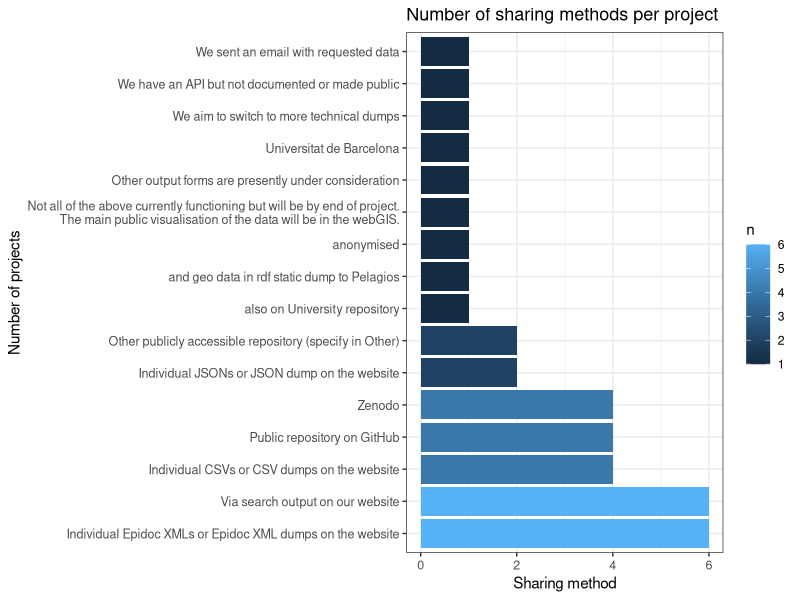
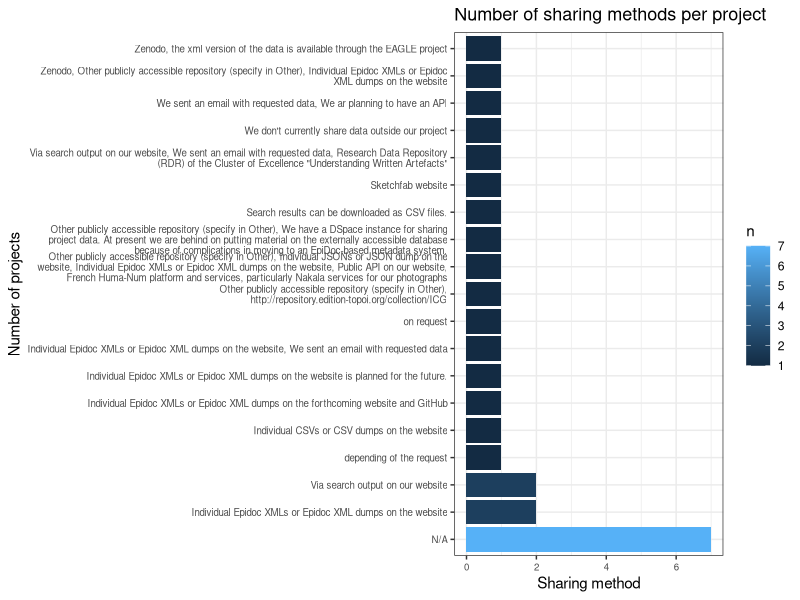

The R script that drew these images, in order:
## ---- chunk 1
knitr::opts_chunk$set(echo = FALSE)

library(tidyverse)
## ---- chunk 2
# loading data from TSV file
partners<- read_tsv("../data/01_scoping_survey_anonymised.tsv")
## ---- chunk 3
partners_language <- as.data.frame(unlist(str_split(partners$Language_clean, "; ")))
colnames(partners_language) <- c("language")

partners_language_ratio <- partners_language %>% 
  count(language, sort=T) %>% 
  mutate(ratio = round(n/(sum(n)/100),2))
partners_language_ratio
## ---- chunk 4
partners %>% 
  count(Website)
## ---- chunk 5
IT <- partners %>% 
  count(`Does you project have an IT specialist(s)?`, sort=T) %>% 
  rename(IT_spec = `Does you project have an IT specialist(s)?`) %>% 
  mutate(ratio = round(n/(sum(n)/100),2))
IT
## ---- chunk 6
format <- partners %>% 
  count(`Our projects stores epigraphic data in the following formats`, sort=T) %>% 
  rename(format = `Our projects stores epigraphic data in the following formats`) %>% 
  mutate(no_format = str_count(format, ",") + 1)
format
## ---- chunk 7
share<- partners %>% 
  count(`Do you share your data outside of your project`, sort=T) %>% 
  rename(share = `Do you share your data outside of your project`) %>% 
  mutate(ratio = round((n/(sum(n)/100)),2))
share
## ---- chunk 8
outshare<- partners %>% 
  count(`How do share your data with users outside your project`, sort=T) %>% 
  rename(share_all = `How do share your data with users outside your project`) %>% 
  mutate(share_method = str_count(share_all, "; ") + 1) 

outshare
## ---- chunk 9
sharingserv <- as.data.frame(unlist(str_split(partners$`How do share your data with users outside your project`, "; ")))
colnames(sharingserv) <- c("service")


sharing_service <- sharingserv %>% 
  count(service, sort= T) 

sharingplot<- sharing_service %>% 
  ggplot() + 
  geom_col(aes(y= reorder(service, -n), x= n, fill = n), width = 0.9) + 
  scale_y_discrete(labels = function(x) str_wrap(x, width = 75))  +
  ggtitle("Number of sharing methods per project") +
  xlab("Sharing method") + ylab("Number of projects") +
  #coord_flip() +
  theme_bw() +
  #coord_cartesian(xlim = c(0, 5)) +
  theme(axis.text = element_text(size = 9)) +
  theme(plot.title = element_text(size = 13))

sharingplot
## ---- chunk 10
policies <- partners %>% 
  mutate(policies = `Does your institution of funding body require your project to comply with any data policies (e.g., FAIR principles, data storage, data sharing, Open Science)?`) %>% 
  count(policies, sort=T) %>% 
  mutate(ratio = round((n/(sum(n)/100)),2))
policies
## ---- chunk 11
unique(na.omit(partners$`If you have answered YES in the previous question, please specify what are the policies, or provide link.`))
## ---- chunk 12
stand_term <- as.data.frame(unlist(str_split(partners$`Standardized terminologies: The project uses the following systems (check all that apply)`, ", ")))
colnames(stand_term) <- c("standard_terminologies")

stand_term_ratio<- stand_term %>% 
  count(standard_terminologies, sort= T) %>% 
  mutate(ratio = round(n/(nrow(partners)/100),2))  

stand_term_ratio
## ---- chunk 13
stand_method<- partners %>% 
  #count(`Standardized terminologies: The project uses the following systems (check all that apply)`, sort=T) %>% 
  rename(stand_all = `Standardized terminologies: The project uses the following systems (check all that apply)`) %>% 
  mutate(standard_method_no = str_count(stand_all, ", ") + 1)  %>% 
  select(standard_method_no) %>% 
  count(standard_method_no) %>% 
  mutate(ratio = round(n/(nrow(partners)/100),2))
stand_method
## ---- chunk 14
lod <- as.data.frame(unlist(str_split(partners$`Linked Open Data: The project uses the following systems (check all that apply)`, ", ")))
colnames(lod) <- c("linked_data")


lod_ratio<- lod %>% 
  count(linked_data, sort= T) %>% 
  mutate(ratio = round(n/(sum(n)/100),2)) %>% 
  mutate(ratio_all_proj = round(n/(nrow(partners)/100),2))
lod_ratio
## ---- chunk 15
# loading data from TSV file
projects<- read_tsv("../data/02_scoping_survey_anonymised.tsv")
## ---- chunk 16
proj_act<- projects %>% 
  count(`Is the project still active?`) %>% 
  mutate(ratio = round(n/(sum(n)/100),2))
proj_act
## ---- chunk 17
projects_language <- as.data.frame(unlist(str_split(projects$Language_clean, "; ")))
colnames(projects_language) <- c("language")

projects_language_ratio <- projects_language %>% 
  count(language, sort=T) %>% 
  mutate(ratio = round(n/(sum(n)/100),2))
projects_language_ratio
## ---- chunk 18
projects %>% 
  count(Website)
## ---- chunk 19
IT2 <- projects %>% 
  count(`Does you project have an IT specialist(s)?`, sort=T) %>% 
  rename(IT_spec = `Does you project have an IT specialist(s)?`) %>% 
  #na.omit(IT_spec) %>% 
  mutate(ratio = round(n/(nrow(projects)/100),2))
IT2
## ---- chunk 20
format2 <- projects %>% 
  count(`Our projects stores epigraphic data in the following formats`, sort=T) %>% 
  rename(format = `Our projects stores epigraphic data in the following formats`) %>% 
  mutate(no_format = str_count(format, ",") + 1)
format2
## ---- chunk 21
share2<- projects %>% 
  count(`Do you share your data outside of your project`, sort=T) %>% 
  rename(share = `Do you share your data outside of your project`) %>% 
  mutate(ratio = round((n/(sum(n)/100)),2))
share2
## ---- chunk 22
outshare2<- projects %>% 
  count(`How do share your data with users outside your project`, sort=T) %>% 
  rename(share_all = `How do share your data with users outside your project`) %>% 
  mutate(share_method = str_count(share_all, "; ") + 1) 

outshare2
## ---- chunk 23
sharingserv2 <- as.data.frame(unlist(str_split(projects$`How do share your data with users outside your project`, "; ")))
colnames(sharingserv2) <- c("service")


sharing_service2 <- sharingserv2 %>% 
  count(service, sort= T) 

sharingplot2<- sharing_service2 %>% 
  ggplot() + 
  geom_col(aes(y= reorder(service, -n), x= n, fill = n), width = 0.9) + 
  scale_y_discrete(labels = function(x) str_wrap(x, width = 100))  +
  ggtitle("Number of sharing methods per project") +
  xlab("Sharing method") + ylab("Number of projects") +
  #coord_flip() +
  theme_bw() +
  coord_cartesian(xlim = c(0, 7)) +
  theme(axis.text = element_text(size = 7)) +
  theme(plot.title = element_text(size = 13))

sharingplot2
## ---- chunk 24
projects %>% 
  mutate(policies = `Does your institution of funding body require your project to comply with any data policies (e.g., FAIR principles, data storage, data sharing, Open Science)?`) %>% 
  count(policies, sort=T)
## ---- chunk 25
unique(na.omit(projects$`If you have answered YES in the previous question, please specify what are the policies, or provide link.`))
## ---- chunk 26
stand_term2 <- as.data.frame(unlist(str_split(projects$`Standardized terminologies: The project uses the following systems (check all that apply)`, ", ")))
colnames(stand_term2) <- c("standard_terminologies")


stand_term2 %>% 
  count(standard_terminologies, sort= T) %>% 
  mutate(ratio = n/(sum(n)/100))
## ---- chunk 27
lod2 <- as.data.frame(unlist(str_split(projects$`Linked Open Data: The project uses the following systems (check all that apply)`, ", ")))
colnames(lod2) <- c("linked_data")


lod2 %>% 
  count(linked_data, sort= T) %>% 
  mutate(ratio = n/(sum(n)/100))
## ---- chunk 28
lod_future <- as.data.frame(unlist(str_split(partners$`Select all options your project like to be able to use within the next three years:`, ", ")))
colnames(lod_future) <- c("lod_f")


lod_f_ratio<- lod_future %>% 
  count(lod_f, sort= T) %>% 
  mutate(ratio = round(n/(sum(n)/100),2)) %>% 
  mutate(ratio_all_proj = round(n/(nrow(partners)/100),2))
lod_f_ratio
## ---- chunk 29
lod_ideas <- as.data.frame(unlist(str_split(partners$`Select all items your project would benefit from in the next three years:`, ", ")))
colnames(lod_ideas) <- c("lod_i")


lod_i_ratio<- lod_ideas %>% 
  count(lod_i, sort= T) %>% 
  mutate(ratio = n/(sum(n)/100)) %>% 
  mutate(ratio_all_proj = round(n/(nrow(partners)/100),2))

lod_i_ratio
## ---- chunk 30
unique(na.omit(partners$`Your personal wish list. Provide a description of potential tasks and issues the FAIR Epigraphy can help your project within the next three years (and beyond)`))
## ---- chunk 31
lod_future2 <- as.data.frame(unlist(str_split(projects$`Select all options your project like to be able to use within the next three years:`, ", ")))
colnames(lod_future2) <- c("lod_f")


lod_future2 %>% 
  count(lod_f, sort= T) %>% 
  mutate(ratio = n/(sum(n)/100))
## ---- chunk 32
lod_ideas2 <- as.data.frame(unlist(str_split(projects$`Select all items your project would benefit from in the next three years:`, ", ")))
colnames(lod_ideas2) <- c("lod_i")


lod_ideas2 %>% 
  count(lod_i, sort= T) %>% 
  mutate(ratio = n/(sum(n)/100))
## ---- chunk 33
unique(na.omit(projects$`Your personal wish list. Provide a description of potential tasks and issues the FAIR Epigraphy can help your project within the next three years (and beyond)`))
